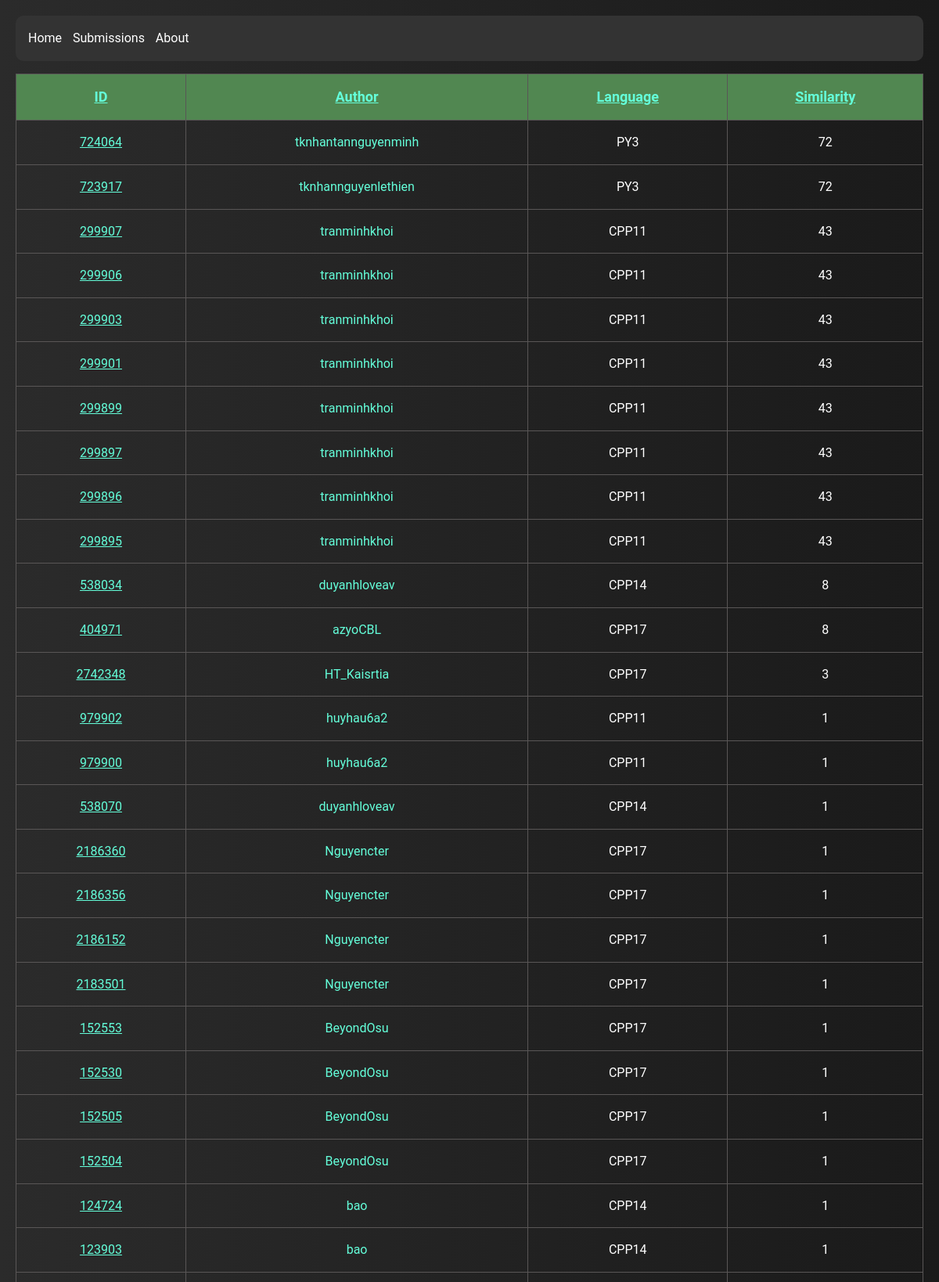
Screenshot of /submissions (upper part) with the database file from the repository.
### CheatingDetection/models.py (models this page shows)
class Submission(models.Model):
    score = models.IntegerField(default=0)
    sub_id = models.IntegerField(unique=True, db_index=True)
    language = models.CharField(max_length=20)
    source = models.CharField(max_length=100000)
    user = models.ForeignKey(User, on_delete=models.CASCADE, null=True)

class User(models.Model):
    name = models.CharField(max_length=200, unique=True, db_index=True)

### CheatingDetection/views.py (the view)
# urls.py: path('submissions', views.result_view, name='submissions'),
def result_view(request):
    order = request.GET.get('order')
    queryset = Submission.objects
    if order:
        queryset = queryset.order_by(order)
    else:
        queryset = queryset.order_by('-score')
    page = int(request.GET.get('page', 1))
    queryset = queryset[(page - 1) * 50 : page * 50]
    context = {"result": queryset, "order": order}
    return render(request, 'result.html', context)

### CheatingDetection/templates/result.html (shortened to what this page needs)
{% extends "base.html" %}
{% block body %}
  <table>
    <tr>
      <th><a href="?order={% if order == 'sub_id' %}-sub_id{% else %}sub_id{% endif %}">ID</a></th>
      <th><a href="?order={% if order == 'user__name' %}-user__name{% else %}user__name{% endif %}">Author</a></th>
      <th><a href="?order={% if order == 'language' %}-language{% else %}language{% endif %}">Language</a></th>
      <th><a href="?order={% if order == '-score' %}score{% else %}-score{% endif %}">Similarity</a></th>
    </tr>
    {% for item in result %}
      <tr>
        <td>
          <a href="/submission/{{item.sub_id}}" target="_blank">{{item.sub_id}}</a>
        </td>
        <td>
          <a href="https://lqdoj.edu.vn/user/{{item.user.name}}" target="_blank" style="text-decoration: none">{{item.user.name}}</a>
        </td>
        <td>
          {{item.language}}
        </td>
        <td>
          {{item.score}}
        </td>
      </tr>
    {% endfor %}
  </table>
{% endblock %}

### CheatingDetection/templates/base.html (shortened to what this page needs)
<!DOCTYPE html>
<html>
<head>
</head>
<body>
  <nav>
    <ul>
      <li><a href="/">Home</a></li>
      <li><a href="/submissions">Submissions</a></li>
      <li><a href="/about">About</a></li>
    </ul>
  </nav>
  {% block body %}{% endblock %}
</body>
</html>

### CheatingDetection/templates/base.html (style rules this page uses)
body { background: linear-gradient(to right, #2b2b2b, #1a1a1a); color: #ccd6f6; font-family: Roboto, Arial, sans-serif; padding: 20px; margin: 0; line-height: 1.6; }
nav { background-color: #333; color: white; padding: 1em; margin-bottom: 1em; border-radius: 10px; }
nav ul { list-style-type: none; margin: 0; padding: 0; }
nav li { display: inline; margin-right: 10px; }
nav a { color: white; text-decoration: none; }
a { color: #64ffda; }

### CheatingDetection/templates/result.html (style rules this page uses)
table { width: 100%; border-collapse: collapse; color: #fff; border: 1px solid #ddd; font-size: 1em; }
th, td { padding: 12px 15px; border: 1px solid #595656; padding: 15px; text-align: center; }
th { background-color: #518751; font-size: 18px; color: #dbdbdb; }

### rows the page displays
Submission: sub_id "724064", user.name "tknhantannguyenminh", language "PY3", score "72"
Submission: sub_id "723917", user.name "tknhannguyenlethien", language "PY3", score "72"
Submission: sub_id "299907", user.name "tranminhkhoi", language "CPP11", score "43"
Submission: sub_id "299906", user.name "tranminhkhoi", language "CPP11", score "43"
Submission: sub_id "299903", user.name "tranminhkhoi", language "CPP11", score "43"
Submission: sub_id "299901", user.name "tranminhkhoi", language "CPP11", score "43"
Submission: sub_id "299899", user.name "tranminhkhoi", language "CPP11", score "43"
Submission: sub_id "299897", user.name "tranminhkhoi", language "CPP11", score "43"
Submission: sub_id "299896", user.name "tranminhkhoi", language "CPP11", score "43"
Submission: sub_id "299895", user.name "tranminhkhoi", language "CPP11", score "43"
Submission: sub_id "538034", user.name "duyanhloveav", language "CPP14", score "8"
Submission: sub_id "404971", user.name "azyoCBL", language "CPP17", score "8"
Submission: sub_id "2742348", user.name "HT_Kaisrtia", language "CPP17", score "3"
Submission: sub_id "979902", user.name "huyhau6a2", language "CPP11", score "1"
Submission: sub_id "979900", user.name "huyhau6a2", language "CPP11", score "1"
Submission: sub_id "538070", user.name "duyanhloveav", language "CPP14", score "1"
Submission: sub_id "2186360", user.name "Nguyencter", language "CPP17", score "1"
Submission: sub_id "2186356", user.name "Nguyencter", language "CPP17", score "1"
Submission: sub_id "2186152", user.name "Nguyencter", language "CPP17", score "1"
Submission: sub_id "2183501", user.name "Nguyencter", language "CPP17", score "1"
Submission: sub_id "152553", user.name "BeyondOsu", language "CPP17", score "1"
Submission: sub_id "152530", user.name "BeyondOsu", language "CPP17", score "1"
Submission: sub_id "152505", user.name "BeyondOsu", language "CPP17", score "1"
Submission: sub_id "152504", user.name "BeyondOsu", language "CPP17", score "1"
Submission: sub_id "124724", user.name "bao", language "CPP14", score "1"
Submission: sub_id "123903", user.name "bao", language "CPP14", score "1"
